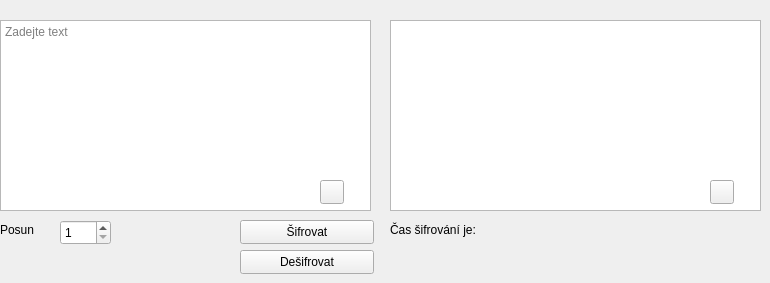
    <widget class="QWidget" name="tab">
     <attribute name="title">
      <string>Caesarova šifra</string>
     </attribute>
     <widget class="QTextBrowser" name="textBrowser">
      <property name="geometry">
       <rect>
        <x>390</x>
        <y>20</y>
        <width>371</width>
        <height>191</height>
       </rect>
      </property>
      <property name="cursor" stdset="0">
       <cursorShape>IBeamCursor</cursorShape>
      </property>
     </widget>
     <widget class="QTextEdit" name="textEdit">
      <property name="geometry">
       <rect>
        <x>0</x>
        <y>20</y>
        <width>371</width>
        <height>191</height>
       </rect>
      </property>
      <property name="cursor" stdset="0">
       <cursorShape>IBeamCursor</cursorShape>
      </property>
      <property name="markdown">
       <string/>
      </property>
      <property name="html">
       <string>&lt;!DOCTYPE HTML PUBLIC &quot;-//W3C//DTD HTML 4.0//EN&quot; &quot;http://www.w3.org/TR/REC-html40/strict.dtd&quot;&gt;
&lt;html&gt;&lt;head&gt;&lt;meta name=&quot;qrichtext&quot; content=&quot;1&quot; /&gt;&lt;meta charset=&quot;utf-8&quot; /&gt;&lt;style type=&quot;text/css&quot;&gt;
p, li { white-space: pre-wrap; }
hr { height: 1px; border-width: 0; }
li.unchecked::marker { content: &quot;\2610&quot;; }
li.checked::marker { content: &quot;\2612&quot;; }
&lt;/style&gt;&lt;/head&gt;&lt;body style=&quot; font-family:'Segoe UI'; font-size:9pt; font-weight:400; font-style:normal;&quot;&gt;
&lt;p style=&quot;-qt-paragraph-type:empty; margin-top:0px; margin-bottom:0px; margin-left:0px; margin-right:0px; -qt-block-indent:0; text-indent:0px;&quot;&gt;&lt;br /&gt;&lt;/p&gt;&lt;/body&gt;&lt;/html&gt;</string>
      </property>
      <property name="overwriteMode">
       <bool>false</bool>
      </property>
      <property name="placeholderText">
       <string>Zadejte text</string>
      </property>
     </widget>
     <widget class="QSpinBox" name="spinBox">
      <property name="geometry">
       <rect>
        <x>60</x>
        <y>220</y>
        <width>51</width>
        <height>25</height>
       </rect>
      </property>
      <property name="cursor">
       <cursorShape>PointingHandCursor</cursorShape>
      </property>
      <property name="accelerated">
       <bool>true</bool>
      </property>
      <property name="minimum">
       <number>1</number>
      </property>
      <property name="maximum">
       <number>25</number>
      </property>
     </widget>
     <widget class="QLabel" name="label_4">
      <property name="geometry">
       <rect>
        <x>0</x>
        <y>210</y>
        <width>51</width>
        <height>41</height>
       </rect>
      </property>
      <property name="text">
       <string>&lt;html&gt;&lt;head/&gt;&lt;body&gt;&lt;p&gt;Posun&lt;/p&gt;&lt;/body&gt;&lt;/html&gt;</string>
      </property>
     </widget>
     <widget class="QPushButton" name="pushButton">
      <property name="geometry">
       <rect>
        <x>240</x>
        <y>220</y>
        <width>134</width>
        <height>24</height>
       </rect>
      </property>
      <property name="cursor">
       <cursorShape>PointingHandCursor</cursorShape>
      </property>
      <property name="text">
       <string>Šifrovat</string>
      </property>
     </widget>
     <widget class="QLabel" name="label_5">
      <property name="geometry">
       <rect>
        <x>390</x>
        <y>220</y>
        <width>351</width>
        <height>20</height>
       </rect>
      </property>
      <property name="text">
       <string>Čas šifrování je:</string>
      </property>
     </widget>
     <widget class="QPushButton" name="pushButton_8">
      <property name="geometry">
       <rect>
        <x>320</x>
        <y>180</y>
        <width>24</width>
        <height>24</height>
       </rect>
      </property>
      <property name="cursor">
       <cursorShape>PointingHandCursor</cursorShape>
      </property>
      <property name="text">
       <string/>
      </property>
      <property name="icon">
       <iconset resource="Photo.qrc">
        <normaloff>:/img/img/copy-svgrepo-com.svg</normaloff>:/img/img/copy-svgrepo-com.svg</iconset>
      </property>
     </widget>
     <widget class="QPushButton" name="pushButton_9">
      <property name="geometry">
       <rect>
        <x>710</x>
        <y>180</y>
        <width>24</width>
        <height>24</height>
       </rect>
      </property>
      <property name="cursor">
       <cursorShape>PointingHandCursor</cursorShape>
      </property>
      <property name="text">
       <string/>
      </property>
      <property name="icon">
       <iconset resource="Photo.qrc">
        <normaloff>:/img/img/copy-svgrepo-com.svg</normaloff>:/img/img/copy-svgrepo-com.svg</iconset>
      </property>
     </widget>
     <widget class="QPushButton" name="pushButton_10">
      <property name="geometry">
       <rect>
        <x>240</x>
        <y>250</y>
        <width>134</width>
        <height>24</height>
       </rect>
      </property>
      <property name="cursor">
       <cursorShape>PointingHandCursor</cursorShape>
      </property>
      <property name="text">
       <string>Dešifrovat</string>
      </property>
     </widget>
    </widget>
